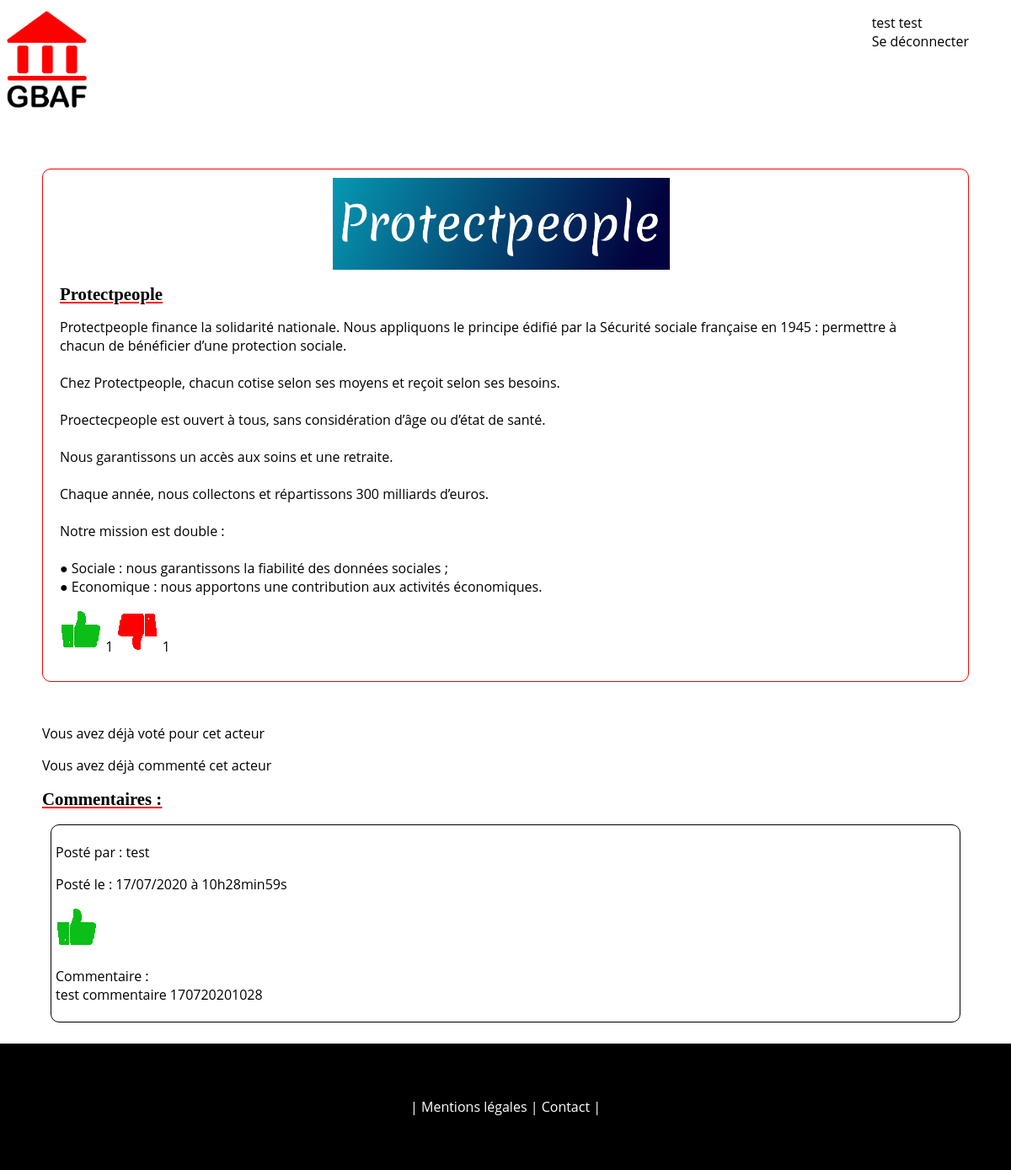
The page /actor.php?actor_id=2 (signed in) on the database its author committed.
### tables this page shows
CREATE TABLE `actor` (
  `id` int(11) NOT NULL,
  `name` varchar(45) NOT NULL,
  `description` text NOT NULL,
  `filename` varchar(45) NOT NULL
);

CREATE TABLE `comment` (
  `id` int(11) NOT NULL,
  `comment` mediumtext NOT NULL,
  `created_at` datetime NOT NULL,
  `actor_id` int(11) NOT NULL,
  `user_id` int(11) NOT NULL
);

CREATE TABLE `user` (
  `id` int(11) NOT NULL,
  `lastname` varchar(45) NOT NULL,
  `firstname` varchar(45) NOT NULL,
  `username` varchar(45) NOT NULL,
  `password` varchar(70) NOT NULL,
  `question` varchar(255) NOT NULL,
  `answer` varchar(45) NOT NULL
);

### functions/functionsql.php (called while the page is built, shortened)
<?php
require 'db/connection.php';
function getActor($idActor)
{
    global $bdd;
    $req = $bdd->prepare('SELECT * FROM actor WHERE id = ?');
    $req->execute([$idActor]);
    $actor = $req->fetch();
    return $actor;
}
function getComment($actor_id)
{
    global $bdd;
    $listComment = $bdd->prepare('SELECT comment.comment, DATE_FORMAT(created_at, \'%d/%m/%Y à %Hh%imin%ss\') AS created_at_fr, user.firstname, user.id FROM comment
        LEFT JOIN user ON comment.user_id = user.id
        WHERE comment.actor_id = ? ORDER BY comment.created_at DESC');
    $listComment->execute([$actor_id]);
    return $listComment;
}
function getVoteByActor($îd_actor)
{
    global $bdd;
    $listVotes = $bdd->prepare('SELECT * FROM vote WHERE actor_id= ?');
    $listVotes->execute([$îd_actor]);
    return $listVotes;
}
function getLikeByActor($actor_id)
{
    global $bdd;
    $req = $bdd->prepare('SELECT COUNT(vote.vote) AS nb_vote FROM vote WHERE actor_id = ? AND vote = 1');
    $req->execute([$actor_id]);
    $like = $req->fetch();
    return $like;
}
function getDislikeByActor($actor_id)
{
    global $bdd;
    $req = $bdd->prepare('SELECT COUNT(vote.vote) AS nb_vote FROM vote WHERE actor_id = ? AND vote = 0');
    $req->execute([$actor_id]);
    $dislike = $req->fetch();
    return $dislike;
}

### actor.php (the view, shortened to what this page needs)
<?php
require('functions/functionsql.php');
$user = getUser($_SESSION['username']);
$commentExist = getCommentExist($_GET['actor_id'],$user['id']);
$voteExist = getVoteExist($_GET['actor_id'],$user['id']);
$actor = getActor($_GET['actor_id']);
$like = getLikeByActor($_GET['actor_id']);
$dislike = getDislikeByActor($_GET['actor_id']);
$listComment = getComment($_GET['actor_id']);
$comments = $listComment->fetchAll();
$listVotes = getVoteByActor($_GET['actor_id']);
$votes = $listVotes->fetchAll();
$votesByActor = [];
foreach ($votes as $vote) {
    $votesByActor += [$vote['user_id'] => $vote['vote']];
}
include("includes/header.php");
?>
        <main>
            <section id="presentation_acteur">
                <div class="logo_page_acteur">
                    <img src="<?= 'img' . DIRECTORY_SEPARATOR . $actor['filename']; ?>" alt="logo de l'acteur"/>
                </div>
                <div class="description_page_acteur">
                    <h2><?= $actor['name']; ?></h2>
                    <p><?= $actor['description']; ?></p>
                </div>
                <div class="like">
                    <img src="img/like.png" alt="like" />  <?= $like['nb_vote']; ?></span>
                    <img src="img/dislike.png" alt="dislike" /> <?= $dislike['nb_vote']; ?></span>
                </div>
            </section>
            <section id="sectionComment">
                <?php if (empty($voteExist)) { ?>
                    <div class="buttonLike">
                        <form method="post">
                            <input type="hidden" name="actor_post" value="vote" />
                            <input type="hidden" name="idActor" value="<?= $_GET['actor_id'] ?>" />
                            <button type="submit" name="up"><img src="img/like.png" alt="like" /> </button>
                            <button type="submit" name="down"><img src="img/dislike.png" alt="dislike" /></button>
                        </form>
                    </div>
                <?php } else { ?>
                    <div class="newComment">
                        <p>Vous avez déjà voté pour cet acteur</p>
                    </div>
                <?php }
                if (empty($commentExist)) { ?>
                    <div class="newComment">
                        <h3>Mon commentaire</h3>
                        <div class="form_newComment">
                            <div>
                                <form method="post">
                                    <input type="hidden" name="actor_post" value="comment" />
                                    <input type="hidden" name="idActor" value="<?= $_GET['actor_id'] ?>" />
                                    <p><textarea name="comment" rows="4" cols="100" placeholder="Votre commentaire"><?= isset($comment) ? $comment : '' ?></textarea></p>
                                    <p class="error"><?= isset($errorComment) ? $errorComment : '' ?></p>
                                    <input type="submit" value="Envoyer" />
                                </form>
                            </div>
                        </div>
                    </div>
                <?php } else { ?>
                    <div class="newComment">
                        <p> Vous avez déjà commenté cet acteur </p>
                    </div>
                <?php }?>
                <div>
                    <h2>Commentaires :</h2>
                    <?php foreach ($comments AS $comment) : ?>
                    <div class="commentaires">
                        <div class="head_comment">
                            <div>
                                <p class="firstname">Posté par : <?= $comment['firstname'] ?></p>
                                <p class="created_at">Posté le : <?= $comment['created_at_fr'] ?></p>
                            </div>
                            <?php if ($votesByActor[$comment['id']] === '1') : ?>
                                <p><img src="img/like.png" alt="like" /></p>
                            <?php elseif ($votesByActor[$comment['id']] === '0') : ?>
                                <p><img src="img/dislike.png" alt="dislike" /></p>
                            <?php endif; ?>
                        </div>
                        <p class="comment">Commentaire : <br/><?= $comment['comment']; ?></p>
                    </div>
                <?php endforeach; ?>
                </div>
            </section>
        </main>
    <?php include("includes/footer.php");

### style.css (style rules this page uses)
main { height: 100%; width: 100%; padding-bottom: 15px; margin: 0; }
section { margin: 50px 50px 10px 50px; }
h1, h2, h3 { font-family: 'Martel', serif; text-decoration: underline; text-decoration-color: red; }
h2 { font-size: 1.3em; }
#presentation_acteur { padding: 10px 30px 30px 20px; background-color: white; border: solid 1px red; border-radius: 10px; }
.logo_page_acteur { display: flex; justify-content: center; }
.logo_page_acteur img { width: 60%; max-width: 400px; }
.description_page_acteur h2 { margin-bottom: 0; }
.commentaires { border: 1px solid black; padding :5px; margin : 10px; border-radius: 10px; }

### rows shown on the page
actor: filename (picture), name "Protectpeople", description "Protectpeople finance la solidarité nationale. Nous appliquons le principe édifié par la Sécurité sociale française en 1945 : permettre à chacun de bénéficier d’une protection sociale. Chez Protectpeople, chacun cotise selon ses moyens et reçoit selon ses besoins. Proectecpeople est ouvert à tous, sans considération d’âge ou d’état de santé. Nous garantissons un accès aux soins et une retraite. Chaque année, nous collectons et répartissons 300 milliards d’euros. Notre mission est double : ● Sociale : nous garantissons la fiabilité des données sociales ; ● Economique : nous apportons une contribution aux activités économiques."
comment: user.firstname "test", created_at_fr "17/07/2020 à 10h28min59s", comment "test commentaire 170720201028"

### other values the page prints
$_SESSION['firstname'] "test"
$_SESSION['lastname'] "test"
$like['nb_vote'] "1"
$dislike['nb_vote'] "1"
